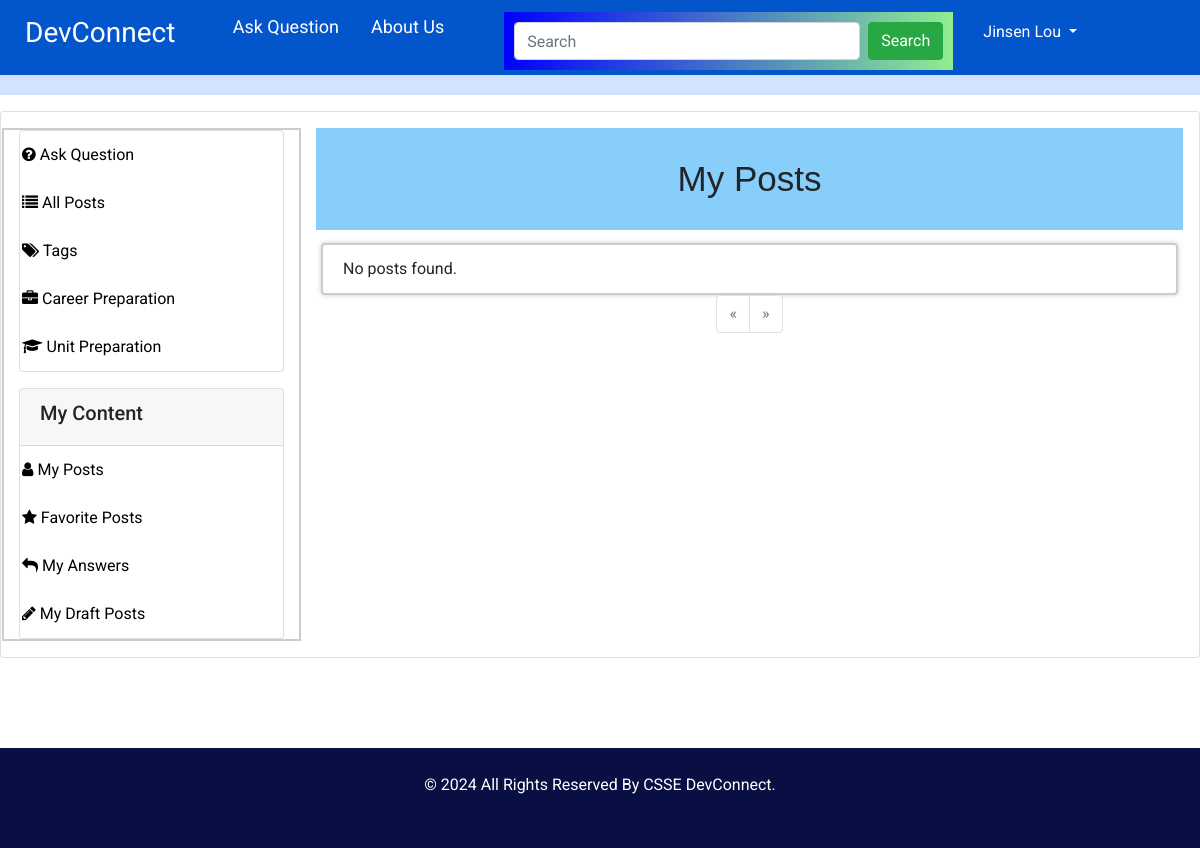
Before: /my_posts (signed in) with the older database file.
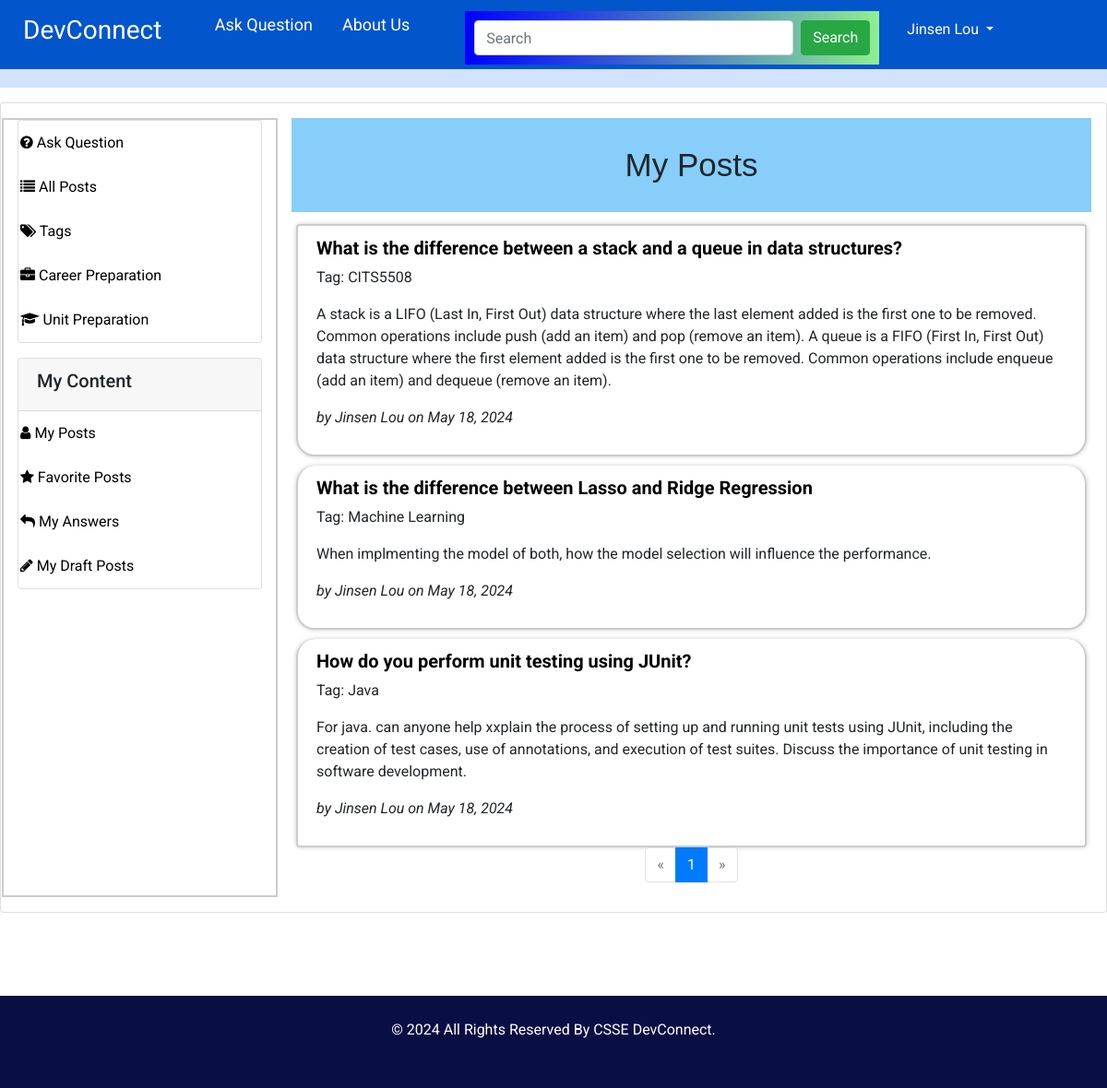
After: the same page with the newer database file.
### app/models/model.py (models this page shows, shortened)
class Posts(db.Model):
    __tablename__ = "posts"
    id = db.Column(db.Integer, primary_key=True)
    title = db.Column(db.String(255), nullable=False)
    content = db.Column(db.Text, nullable=False)
    author_id = db.Column(db.Integer, db.ForeignKey('users.id'))
    date_posted = db.Column(db.DateTime, default=datetime.utcnow)
    deleted = db.Column(db.Boolean, default=False)
    answered = db.Column(db.Boolean, default=False)
    tag_id = db.Column(db.Integer, db.ForeignKey('tags.id'))
    career_preparation = db.Column(db.Boolean, default=False)
    is_draft = db.Column(db.Boolean, default=False)  # New column to indicate if the post is a draft
    author = db.relationship('User', backref=db.backref('posts', lazy=True))
    tag = db.relationship('Tag', backref=db.backref('posts', lazy=True))

class Tag(db.Model):
    __tablename__ = "tags"
    id = db.Column(db.Integer, primary_key=True)
    tag = db.Column(db.String(100), nullable=False)

class User(UserMixin, db.Model):
    __tablename__ = "users"
    id = db.Column(db.Integer, primary_key=True)
    first_name = db.Column(db.String(100), nullable=False)
    last_name = db.Column(db.String(100), nullable=False)
    uwa_id = db.Column(db.String(100), unique=True, nullable=False)
    email = db.Column(db.String(100), unique=True, nullable=False)
    major = db.Column(db.String(100), nullable=False)
    password_hash = db.Column(db.String(200), nullable=False)
    user_image = db.Column(db.String(200))
    is_disabled = db.Column(db.Boolean, default=False)
    timestamp = db.Column(db.DateTime, default=datetime.utcnow)
    role = db.Column(db.String(100))
    @property
    def is_active(self):
        return not self.is_disabled

### app/controllers/main_controller.py (the view)
@main.route('/my_posts')
@login_required
def my_posts():
    page = request.args.get('page', 1, type=int)
    order = request.args.get('order', 'asc')
    heading = "My Posts"
    my_posts_query = Posts.query.filter_by(author_id=current_user.id, is_draft=False).order_by(
        Posts.date_posted.asc() if order == 'asc' else Posts.date_posted.desc()
    )
    pagination = my_posts_query.paginate(page=page, per_page=10, error_out=False)
    my_posts = pagination.items
    return render_template("main/my_posts.html", posts=my_posts, pagination=pagination, heading=heading, origin='my_posts')

### app/__init__.py (called while the page is built)
def create_app(config_class=Config):
    app = Flask(__name__)
    ckeditor = CKEditor(app)
    app.config.from_object(config_class)
    db.init_app(app)
    migrate.init_app(app, db)
    mail.init_app(app)
    login_manager.init_app(app)  # Attach LoginManager to the app
    login_manager.login_view = 'auth.login'  # Define the login view
    login_manager.login_message = "Please log in to access this page."  # Optional: Customize the login message
    @login_manager.user_loader
    def load_user(user_id):
        from app.models.model import User  # Import inside to avoid circular import issues
        user = User.query.get(int(user_id))
        return user
    from app.controllers.auth_controller import auth
    from app.controllers.main_controller import main
    app.register_blueprint(auth, url_prefix='/auth')
    app.register_blueprint(main)
    return app

### app/controllers/main_controller.py (called while the page is built)
@main.before_app_request
def add_tags_to_sidebar():
    if current_user.is_authenticated:
        tags_with_counts = db.session.query(
            Tag.id,
            Tag.tag,
            func.count(Posts.id).label('post_count')
        ).join(Posts, Posts.tag_id == Tag.id).group_by(Tag.id).all()
        g.tags = tags_with_counts
    else:
        g.tags = []

### app/templates/main/my_posts.html (shortened to what this page needs)
{% extends "includes/layout.html" %}
{% block content %}
<div class="card p-3 mt-3">
    <div class="row">
        {% include "includes/sidebar.html" %}
        <div class="col-md-9">
                <h1>My Posts</h1>
            <ul class="list-group" id="posts-list">
                {% for post in posts %}
                <li class="list-group-item">
                    <h5><a href="{{ url_for('main.view_post', post_id=post.id, origin='my_posts') }}">{{ post.title }}</a></h5>
                    <p>Tag: {{ post.tag.tag if post.tag else 'N/A' }}</p>
                    <p>{{ post.content|safe }}</p>
                    <p class="authorpost">by <span class="author_n">{{ post.author.first_name }} {{ post.author.last_name }}</span> on {{ post.date_posted.strftime('%B %d, %Y') }}</p>
                </li>
                {% endfor %}
                {% if not posts %}
                <li class="list-group-item">No posts found.</li>
                {% endif %}
            </ul>
            <nav aria-label="Page navigation">
                <ul class="pagination justify-content-center">
                    {% if pagination.has_prev %}
                    <li class="page-item">
                        <a class="page-link" href="{{ url_for('main.my_posts', page=pagination.prev_num) }}" aria-label="Previous">
                            <span aria-hidden="true">&laquo;</span>
                        </a>
                    </li>
                    {% else %}
                    <li class="page-item disabled">
                        <a class="page-link" href="#" aria-label="Previous">
                            <span aria-hidden="true">&laquo;</span>
                        </a>
                    </li>
                    {% endif %}
                    {% for page_num in pagination.iter_pages() %}
                    <li class="page-item {% if page_num == pagination.page %}active{% endif %}">
                        <a class="page-link" href="{{ url_for('main.my_posts', page=page_num) }}">{{ page_num }}</a>
                    </li>
                    {% endfor %}
                    {% if pagination.has_next %}
                    <li class="page-item">
                        <a class="page-link" href="{{ url_for('main.my_posts', page=pagination.next_num) }}" aria-label="Next">
                            <span aria-hidden="true">&raquo;</span>
                        </a>
                    </li>
                    {% else %}
                    <li class="page-item disabled">
                        <a class="page-link" href="#" aria-label="Next">
                            <span aria-hidden="true">&raquo;</span>
                        </a>
                    </li>
                    {% endif %}
                </ul>
            </nav>
        </div>
    </div>
</div>
{% endblock %}

### app/templates/includes/layout.html (shortened to what this page needs)
<!DOCTYPE html>
<html lang="en">
<head>
    <link rel="stylesheet" href="https://cdn.jsdelivr.net/npm/bootstrap@5.3.3/dist/css/bootstrap.min.css">
    <link rel="stylesheet" href="https://cdnjs.cloudflare.com/ajax/libs/font-awesome/5.14.0/css/all.min.css" />
<link rel="stylesheet" type="text/css" href="https://cdnjs.cloudflare.com/ajax/libs/OwlCarousel2/2.3.4/assets/owl.carousel.min.css" />
<link rel="stylesheet" href="{{ url_for('static', filename='css/bootstrap.css') }}">
<link rel="stylesheet" href="{{ url_for('static', filename='css/font-awesome.min.css') }}">
<link rel="stylesheet" href="{{ url_for('static', filename='css/style.css') }}">
<link rel="stylesheet" href="{{ url_for('static', filename='css/responsive.css') }}">
</head>
<body>
    {% include "includes/nav.html" %}
            {% block content %}{% endblock %}
  <footer class="footer_section" style="position: static; height: 100px;">
    <div class="container">
      <p>
        &copy; <span id="displayDateYear"></span> All Rights Reserved By CSSE DevConnect.
      </p>
    </div>
  </footer>
</body>
</html>

### app/templates/includes/nav.html (shortened to what this page needs)
<div class="hero_area">
    <header class="header_section">
        <div class="header_top">
            <div class="container-fluid">
                <div class="contact_nav">
                    <div class="row" style="width: 100%;">
                        <div class="col-md-2 text-left" style="font-size:28px">
                            <a href="{{ url_for('main.index') }}">
                                <span>DevConnect</span>
                            </a>
                        </div>
                        <div class="col-md-3">
                            <ul class="nav float-left" style="font-size: 18px; margin-top: -7px;">
                                <li class="nav-item">
                                    <a class="nav-link" href="{{ url_for('main.add_post') }}"> Ask Question </a>
                                </li>
                                <li class="nav-item">
                                    <a class="nav-link" href="{{ url_for('main.about') }}"> About Us</a>
                                </li>
                            </ul>
                        </div>
                        <div class="col-md-5">
                            <form class="d-flex ms-auto" method="GET" action="{{ url_for('main.search') }}">
                                <input class="form-control me-2" type="search" name="q" placeholder="Search" aria-label="Search" value="{{ request.args.get('q', '') }}">
                                <button class="btn btn-success" type="submit">Search</button>
                            </form>
                        </div>
                        <div class="col-md-2">
                            {% if 'logged_in' in session and session['logged_in'] %}
                            <ul class="navbar-nav ms-auto">
                                <li class="nav-item dropdown">
                                    <a class="nav-link dropdown-toggle" href="#" id="navbarDropdownMenuLink" role="button" data-bs-toggle="dropdown" aria-expanded="false">
                                        {{ session['user_name'] }}
                                    </a>
                                </li>
                            </ul>
                            {% else %}
                            <a href="{{ url_for('auth.login') }}" class="btn f-left btn-outline-light me-2">Login</a>
                            <a href="{{ url_for('auth.register') }}" class="btn btn-success">Sign Up</a>
                            {% endif %}
                        </div>
                    </div>
                </div>
            </div>
        </div>
        <div class="header_bottom">
        </div>
    </header>
</div>

### app/templates/includes/sidebar.html
<div class="col-md-3 mylist mybd">
    <div class="list-group mb-3">
        <a href="{{ url_for('main.add_post') }}" class="list-group-item list-group-item-action">
            <i class="fa fa-question-circle"></i> Ask Question
        </a>
        <a href="{{ url_for('main.posts') }}" class="list-group-item list-group-item-action">
            <i class="fa fa-list"></i> All Posts
        </a>
        <a href="{{ url_for('main.tags') }}" class="list-group-item list-group-item-action">
            <i class="fa fa-tags"></i> Tags
        </a>
        <a href="{{ url_for('main.career') }}" class="list-group-item list-group-item-action">
            <i class="fa fa-briefcase"></i> Career Preparation
        </a>
        <a href="{{ url_for('main.uni_preparation') }}" class="list-group-item list-group-item-action">
            <i class="fa fa-graduation-cap"></i> Unit Preparation
        </a>
    </div>
    {% if current_user.is_authenticated %}
        <div class="card">
            <div class="card-header">
                <h5>My Content</h5>
            </div>
            <div class="list-group list-group-flush">
                <a href="{{ url_for('main.my_posts') }}" class="list-group-item list-group-item-action">
                    <i class="fa fa-user"></i> My Posts
                </a>
                <a href="{{ url_for('main.my_favorites') }}" class="list-group-item list-group-item-action">
                    <i class="fa fa-star"></i> Favorite Posts
                </a>
                <a href="{{ url_for('main.my_answers') }}" class="list-group-item list-group-item-action">
                    <i class="fa fa-reply"></i> My Answers
                </a>
                <a href="{{ url_for('main.drafts') }}" class="list-group-item list-group-item-action">
                    <i class="fa fa-pencil"></i> My Draft Posts
                </a>
            </div>
        </div>
    {% endif %}
</div>
<link rel="stylesheet" href="https://cdnjs.cloudflare.com/ajax/libs/font-awesome/4.7.0/css/font-awesome.min.css">

### app/static/css/style.css (style rules this page uses)
body { font-family: "Roboto", sans-serif; color: #040000; }
.mybd { border: solid 2px #ccc; margin-left:; }
.mybd a { display: block; padding-left: 2px; }
.authorpost { font-style: italic; }
li.list-group-item { transition: all 1s ease; border: solid 2px #ccc; margin:5px; box-shadow: 0px 0px 5px #ccc; border-radius: 20px; }
li.list-group-item h2,li.list-group-item a { font-weight: bold; color: #000; padding: 0px; }
.mylist a { display: block; width: 100%; color: #000; }
h1, h2 { font-family: 'Merriweather Sans', sans-serif; }
a, a:hover, a:focus { text-decoration: none; }
.hero_area { position: relative; background-color: #d1e3ff; }
.header_section .container-fluid { padding-right: 25px; padding-left: 25px; }
.header_section .header_top { padding: 12px 0 5px 0px; background-color: #0355cc; }
.header_section .header_top .contact_nav { display: -webkit-box; display: -ms-flexbox; display: flex; -webkit-box-pack: justify; -ms-flex-pack: justify; justify-content: space-between; }
.header_section .header_top .contact_nav a { color: #ffffff; }
.header_section .header_bottom { padding: 10px 0; }
.footer_section { background-color: #0a0f43; margin-top: 90px; }
.footer_section p { margin: 0; padding: 25px 0; color: #ffffff; text-align: center; }

### app/static/css/responsive.css (style rules this page uses)
@media (min-width: 1200px) { .container { max-width: 1170px; } }

Changed rows visible on the page:
added Posts: title "What is the difference between a stack and a queue in data structures?", tag "CITS5508", content "A stack is a LIFO (Last In, First Out) data structure where the last element added is the first one to be removed. Common operations include push (add an item) and pop (remove an item). A queue is a FIFO (First In, First Out) data structure where the first element added is the first one to be removed. Common operations include enqueue (add an item) and dequeue (remove an item).", author.first_name "Jinsen", author.last_name "Lou", date_posted "May 18, 2024"
added Posts: title "What is the difference between Lasso and Ridge Regression", tag "Machine Learning", content "When implmenting the model of both, how the model selection will influence the performance.", author.first_name "Jinsen", author.last_name "Lou", date_posted "May 18, 2024"
added Posts: title "How do you perform unit testing using JUnit?", tag "Java", content "For java. can anyone help xxplain the process of setting up and running unit tests using JUnit, including the creation of test cases, use of annotations, and execution of test suites. Discuss the importance of unit testing in software development.", author.first_name "Jinsen", author.last_name "Lou", date_posted "May 18, 2024"
Other visible differences:
new list line: "1"
text no longer shown: "No posts found."
